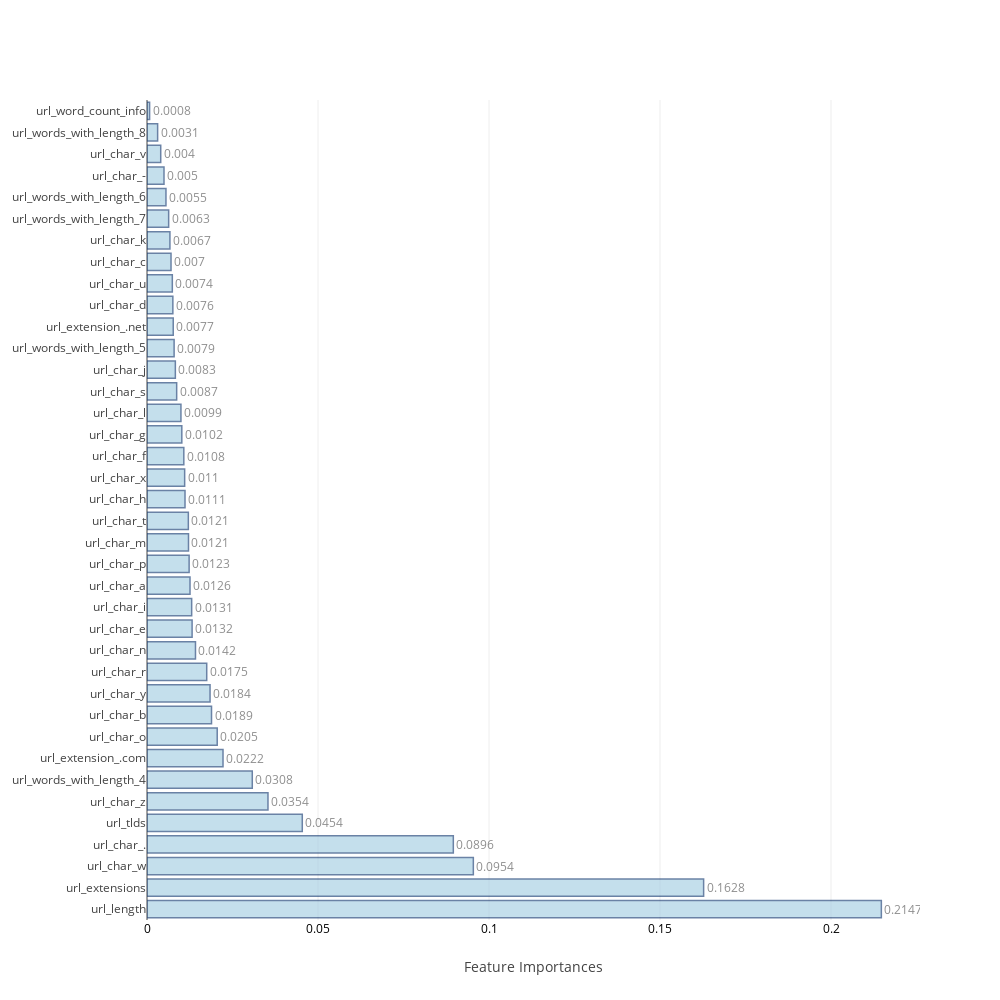

Source (notebook cell):
### Markdown cell above
### <a id='1.B' style="text-decoration : none; color : #000000;"> B. Average Feature Importances</a>

### Code cell
feat_impt_plot(np.average(feat_imp,axis=0),columns)

### Figure 1 — Plotly figure (JSON) as saved in the notebook; plotly's stock layout.template omitted (floating-point values rounded to 4 significant figures)
{"data": [{"marker": {"color": "rgb(158,202,225)", "line": {"color": "rgb(8,48,107)", "width": 1.5}}, "opacity": 0.6, "orientation": "h", "text": [0.2147, 0.1628, 0.0954, 0.0896, 0.0454, 0.0354, 0.0308, 0.0222, 0.0205, 0.0189, 0.0184, 0.0175, 0.0142, 0.0132, 0.0131, 0.0126, 0.0123, 0.0121, 0.0121, 0.0111, 0.011, 0.0108, 0.0102, 0.0099, 0.0087, 0.0083, 0.0079, 0.0077, 0.0076, 0.0074, 0.007, 0.0067, 0.0063, 0.0055, 0.005, 0.004, 0.0031, 0.0008], "textposition": "outside", "type": "bar", "uid": "346583d6-18af-4500-a1e2-d94fe17649a1", "x": [0.2147, 0.1628, 0.09541, 0.08956, 0.0454, 0.03537, 0.03078, 0.02223, 0.02053, 0.01886, 0.01844, 0.01746, 0.01417, 0.01319, 0.01306, 0.01258, 0.01231, 0.01213, 0.01209, 0.01111, 0.01101, 0.01076, 0.01018, 0.009922, 0.008676, 0.008288, 0.007925, 0.007668, 0.007559, 0.007402, 0.007022, 0.0067, 0.006334, 0.005545, 0.00497, 0.004011, 0.003108, 0.0007607], "y": ["url_length", "url_extensions", "url_char_w", "url_char_.", "url_tlds", "url_char_z", "url_words_with_length_4", "url_extension_.com", "url_char_o", "url_char_b", "url_char_y", "url_char_r", "url_char_n", "url_char_e", "url_char_i", "url_char_a", "url_char_p", "url_char_m", "url_char_t", "url_char_h", "url_char_x", "url_char_f", "url_char_g", "url_char_l", "url_char_s", "url_char_j", "url_words_with_length_5", "url_extension_.net", "url_char_d", "url_char_u", "url_char_c", "url_char_k", "url_words_with_length_7", "url_words_with_length_6", "url_char_-", "url_char_v", "url_words_with_length_8", "url_word_count_info"]}], "layout": {"autosize": false, "height": 1000, "width": 1000, "xaxis": {"tickfont": {"color": "black", "size": 12}, "title": "Feature Importances"}, "yaxis": {"automargin": true}}}
